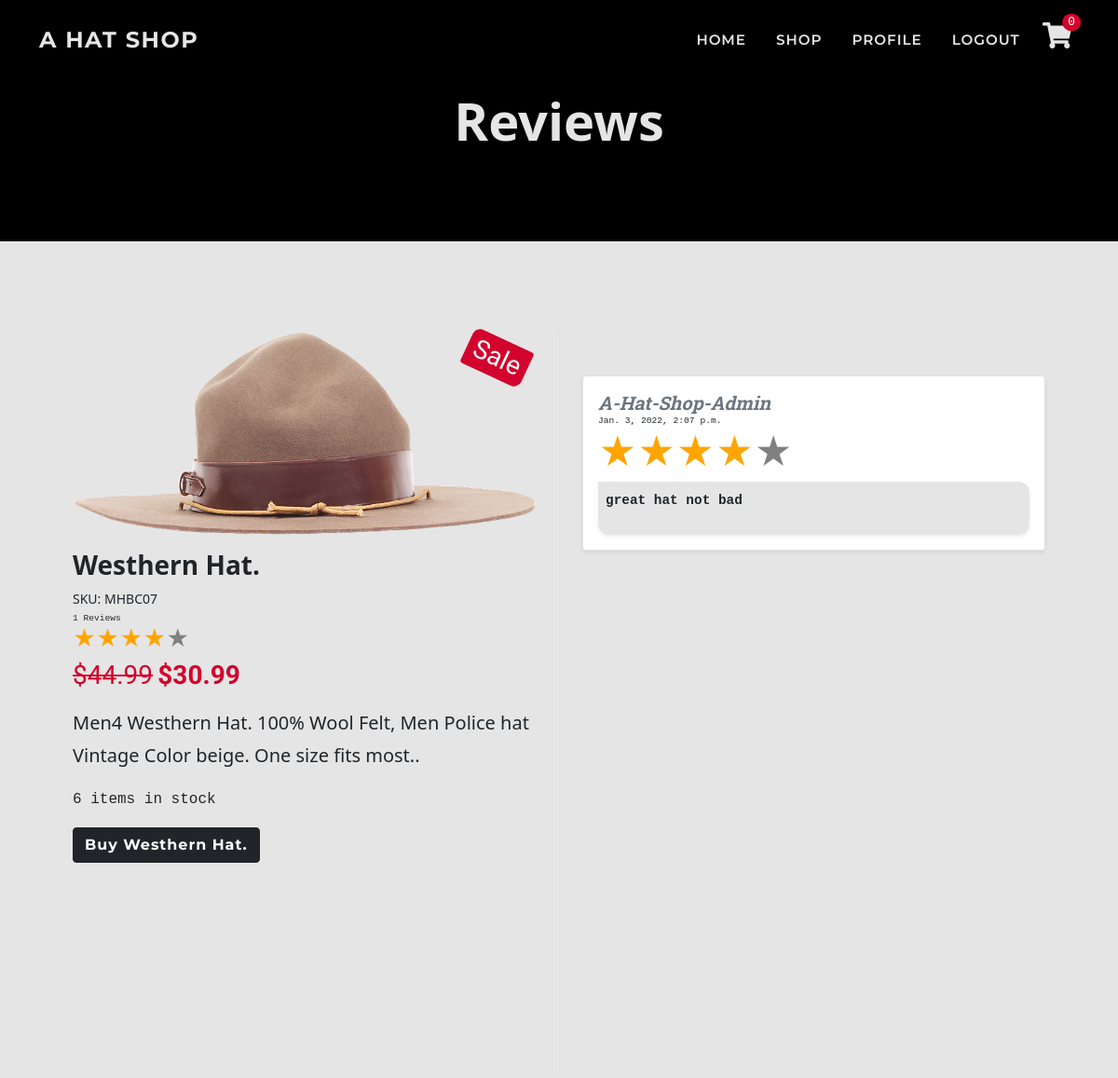
The page /review/all/11/ (signed in, upper part) on the database as committed earlier.
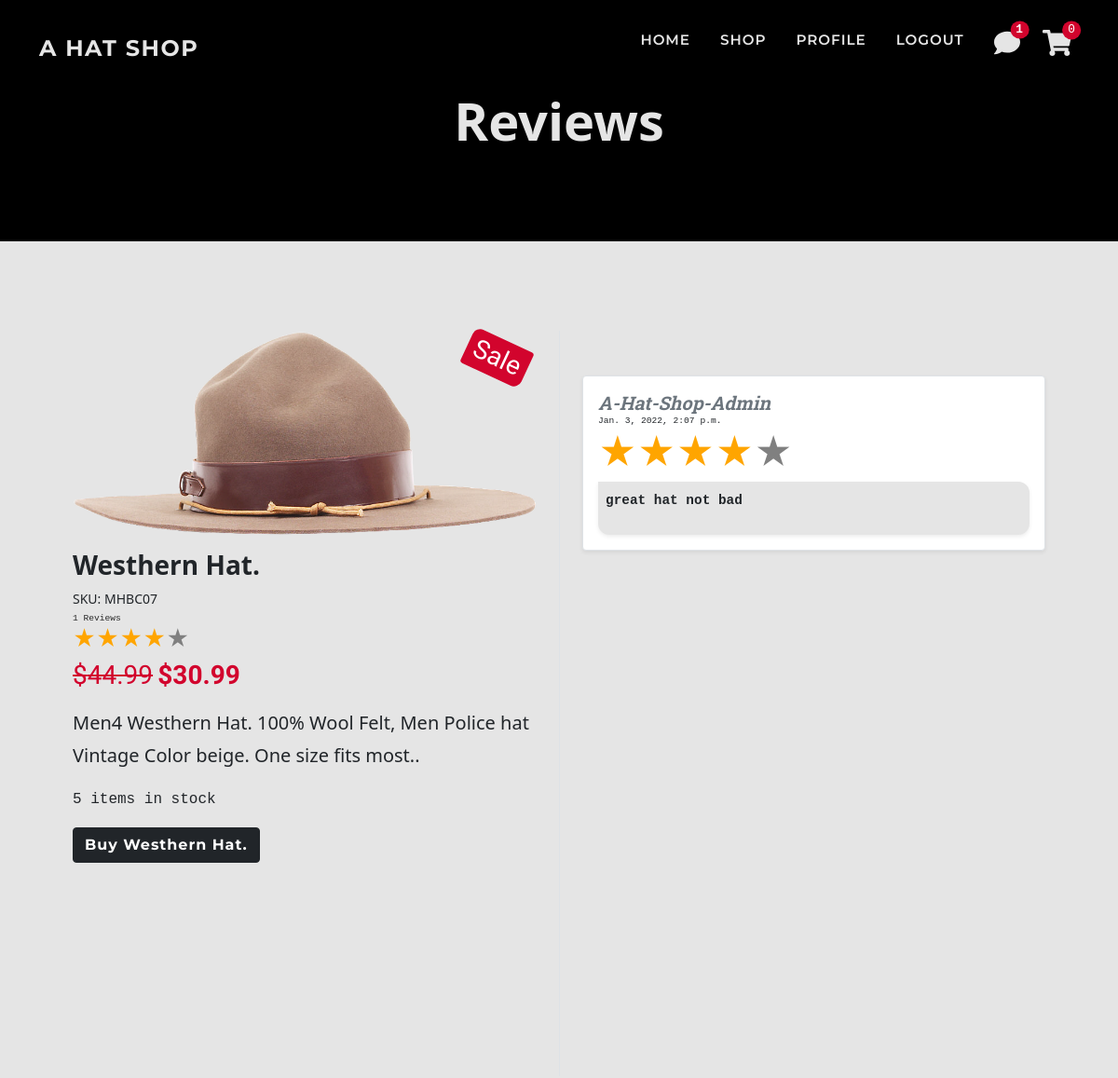
The same page on the database as committed later.
### shop/models.py (models this page shows, shortened)
class Product(models.Model):
    sku = models.CharField(max_length=60)
    category = models.ForeignKey(
        'Category', null=True, blank=True,
        on_delete=models.SET_NULL)
    style = models.CharField(max_length=60)
    color = models.CharField(max_length=60)
    name = models.CharField(max_length=60)
    description = models.TextField(max_length=250)
    price = models.DecimalField(
        max_digits=6, decimal_places=2)
    image = models.ImageField(null=True, blank=True)
    sale = models.BooleanField(default=False)
    sale_price = models.DecimalField(
        max_digits=6, decimal_places=2,
        null=True, blank=True)
    item_count = models.IntegerField(
        blank=False, null=False, default=0)
    rating = models.DecimalField(
        max_digits=6, decimal_places=2,
        null=True, blank=True)
    rating_counter = models.PositiveSmallIntegerField(default=0)

### reviews/views.py (the view)
# urls.py: path('all/<int:item_id>/', views.all_reviews, name='all_reviews'),
def all_reviews(request, item_id):
    item = get_object_or_404(Product, pk=item_id)
    reviews = item.product_review.all()
    context = {
        'item': item,
        'reviews': reviews,
    }
    return render(request, 'review/reviews.html', context)

### cart/contexts.py (called while the page is built, shortened)
def cart_contents(request):
    cart_items = []
    total = 0
    before = 0
    item_count = 0
    availability = 0
    cart = request.session.get('cart', {})
    if total < 50:
        delivery = total * Decimal(10 / 100)
        free_deivery = 50 * total
    else:
        delivery = 0
        free_deivery = 0
    delivery = round(delivery, 2)
    grand_total = delivery + total
    grand_total = round(grand_total, 2)
    context = {
        'cart_items': cart_items,
        'total': total,
        'before': before,
        'item_count': item_count,
        'delivery': delivery,
        'free_deivery': free_deivery,
        'deivery_treshold': 10,
        'grand_total': grand_total,
    }
    return context

### checkout/models.py (called while the page is built)
    def __str__(self):
        return str(f'Order #{self.id}')

### reviews/contexts.py (called while the page is built)
def review_context(request):
    review_items = ProductReview.objects.all()
    context = {
        'review_items': review_items,
    }
    return context

### support/models.py (called while the page is built)
    def __str__(self):
        return f'Ticket #{self.id}. {self.issue} Issue. In {self.order}'

### reviews/templates/review/reviews.html
{% extends 'base.html' %}
{% load static %}
{% block page_header %}
<header class="bg-black py-5">
    <div class="container px-4 px-lg-5 my-5">
        <div class="text-center">
            <h1 class="display-4 fw-bolder">Reviews</h1>
        </div>
    </div>
</header>
{% endblock %}
{% block content %}
<section class="page-section">
    <div class="container pb-5 px-4 px-lg-5">
        <div class="item row gx-4 gx-lg-5">
            {% include 'includes/review-product.html' %}
            <div class="col-md-6 border-start review-container">
                {% for review in reviews reversed %}
                <div class="mt-5 shadow-sm border rounded p-3 bg-white">
                    <h5 class="m-0 fw-bolder text-muted text-italic text-capitalize">{{ review.user_profile }}</h5>
                    {% include 'includes/reviews-stars.html' %}
                </div>
                {% endfor %}
            </div>
        </div>
    </div>
</section>
{% endblock %}

### reviews/templates/includes/review-product.html (shortened to what this page needs)
{% load thumbnail %}
<div class="col-md-6 mb-4 mb-md-0">
    <div class="position-relative mb-3">
        {% thumbnail item.image "500" as im %}
        <img class="card-img-top mb-md-0" src="{{ im.url }}" alt="{{ item.name }}" />
        {% endthumbnail %}
        {% if item.sale %}
        <div class="badge bg-danger text-white position-absolute w-auto" style="top: 0.5rem; right: 0.5rem">
            <h3 class="m-0 numbers-font">Sale</h3>
        </div>
        {% endif %}
    </div>
    <h3 class="fw-bolder text-capitalize">{{ item.name }}</h3>
    <div class="small mb-1">SKU: {{ item.sku }}</div>
    {% include 'includes/stars.html' %}
    <div class="fs-5 mb-3">
        {% if item.sale %}
        <span class="text-decoration-line-through h3 text-danger numbers-font">${{ item.price }}</span>
        <span class="text-danger h3 numbers-font fw-bolder">${{ item.sale_price }} </span>
        {% else %}
        <span class="numbers-font h3 fw-bolder">${{ item.price }} </span>
        {% endif %}
    </div>
    <p class="lead">{{ item.description }}</p>
    {% if item.item_count == 0 %}
    <p class="text-danger font-monospace">{{ item.item_count }} Out of stock</p>
    {% elif item.item_count < 5  %}
    <p class="text-danger font-monospace">
        Only {{ item.item_count }} left in stock.
    </p>
    {% else %}
    <p class="font-monospace">{{ item.item_count }} items in stock</p>
    {% endif %}
    <a href="{% url 'shop_item' item.id %}" class="btn btn-dark">Buy {{ item.name }}</a>
</div>

### reviews/templates/includes/stars.html (shortened to what this page needs)
<div class="star_container">
    {% if product.rating %}
    <div class="my-auto text-primary p-0 me-2 time font-monospace">{{ product.rating_counter }} Reviews</div>
    <a href="{% url 'all_reviews' product.id %}">
    <div class="stars h4"
        style="background-image: linear-gradient(to right, orange, orange {% widthratio product.rating 5 100 %}%, gray {% widthratio product.rating 5 100 %}%, gray 100%)">
        ★★★★★
    </div>
    </a>
    {% elif item.rating %}
    <div class="my-auto text-primary time font-monospace p-0 me-2">{{ item.rating_counter }} Reviews</div>
    <a href="{% url 'all_reviews' item.id %}">
    <div class="stars h4"
        style="background-image: linear-gradient(to right, orange, orange {% widthratio item.rating 5 100 %}%, gray {% widthratio item.rating 5 100 %}%, gray 100%)">
    </div>
    </a>
    {% else %}
    <div class="my-auto time font-monospace text-primary p-0 me-2">No Reviews yet</div>
    <div class="stars h4" style="background-image: linear-gradient(to right, gray, gray)">
        ★★★★★
    </div>
    {% endif %}
</div>

Rows that differ between the two databases and show on the page:
changed Product "Westhern Hat.": item_count "6" → "5"
Other text that changed with them:
{{ unread_messages_count }}: (not shown) → "1"
